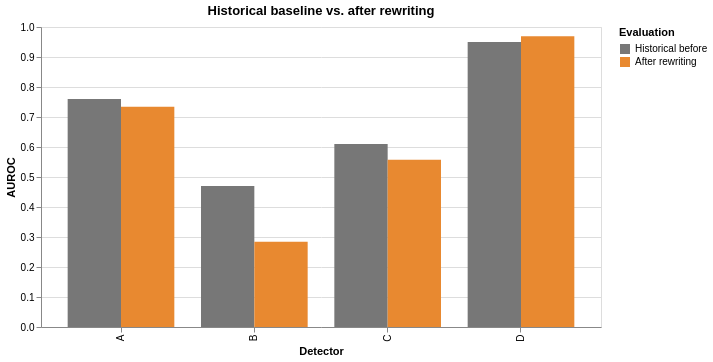

Here is the notebook cell this chart was saved with:
### Markdown cell above
## 7. 绘制攻击前后对比图

纵轴固定为 0–1，完整显示 B 的低分结果。该图表示上节的历史/当前成绩比较；颜色区分前后阶段，不表示人类/AI 文本类型。

### Code cell
import altair as alt
chart_data = comparison[['detector', 'auroc_before', 'auroc_after']].melt(
    id_vars='detector', var_name='stage', value_name='auroc')
chart_data['stage'] = chart_data.stage.map({'auroc_before': 'Historical before', 'auroc_after': 'After rewriting'})
chart = alt.Chart(chart_data).mark_bar().encode(
    x=alt.X('detector:N', title='Detector', sort=DETECTORS),
    xOffset=alt.XOffset('stage:N', sort=['Historical before', 'After rewriting']),
    y=alt.Y('auroc:Q', title='AUROC', scale=alt.Scale(domain=[0, 1])),
    color=alt.Color('stage:N', title='Evaluation', scale=alt.Scale(
        domain=['Historical before', 'After rewriting'], range=['#777777', '#e88930'])),
    tooltip=['detector:N', 'stage:N', alt.Tooltip('auroc:Q', format='.4f')]
).properties(width=560, height=300, title='Historical baseline vs. after rewriting')
CHART_SPEC = chart.to_dict()
chart.save(EXPORT_DIR.parent / 'P7_E_attack_auroc.html')
(EXPORT_DIR.parent / 'P7_E_attack_auroc.vl.json').write_text(json.dumps(CHART_SPEC, ensure_ascii=False), encoding='utf-8')
print('已生成对比图；HTML 图表可用浏览器查看（加载交互组件需要联网）。')
try:
    from IPython.display import display
except ImportError:
    pass
else:
    display(chart)

### Figure 1 — Vega-Lite specification as saved in the notebook (floating-point values rounded to 4 significant figures)
{"config": {"view": {"continuousWidth": 300, "continuousHeight": 300}}, "data": {"name": "data-6537a2754f14ffe68c13419a489833e1"}, "mark": {"type": "bar"}, "encoding": {"color": {"field": "stage", "scale": {"domain": ["Historical before", "After rewriting"], "range": ["#777777", "#e88930"]}, "title": "Evaluation", "type": "nominal"}, "tooltip": [{"field": "detector", "type": "nominal"}, {"field": "stage", "type": "nominal"}, {"field": "auroc", "format": ".4f", "type": "quantitative"}], "x": {"field": "detector", "sort": ["A", "B", "C", "D"], "title": "Detector", "type": "nominal"}, "xOffset": {"field": "stage", "sort": ["Historical before", "After rewriting"], "type": "nominal"}, "y": {"field": "auroc", "scale": {"domain": [0, 1]}, "title": "AUROC", "type": "quantitative"}}, "height": 300, "title": "Historical baseline vs. after rewriting", "width": 560, "$schema": "https://vega.github.io/schema/vega-lite/v6.4.1.json", "datasets": {"data-6537a2754f14ffe68c13419a489833e1": [{"detector": "A", "stage": "Historical before", "auroc": 0.76}, {"detector": "B", "stage": "Historical before", "auroc": 0.47}, {"detector": "C", "stage": "Historical before", "auroc": 0.61}, {"detector": "D", "stage": "Historical before", "auroc": 0.95}, {"detector": "A", "stage": "After rewriting", "auroc": 0.7345}, {"detector": "B", "stage": "After rewriting", "auroc": 0.2841}, {"detector": "C", "stage": "After rewriting", "auroc": 0.5572}, {"detector": "D", "stage": "After rewriting", "auroc": 0.9692}]}}
